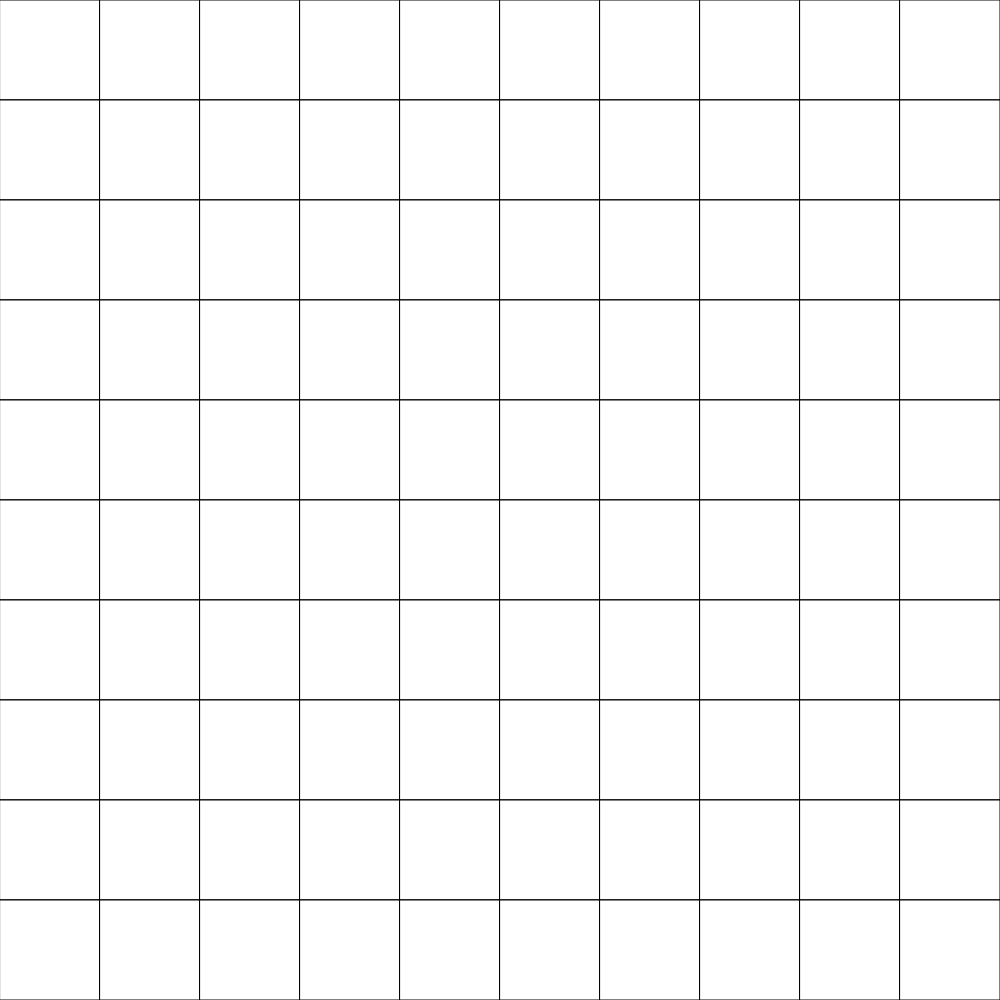
Frame 1 (no input)
Frame 60 (no input): identical to frame 1, image omitted
Frame 120 (the mouse pressed at the canvas centre since frame 60): identical to frame 1, image omitted

The p5.js sketch that drew this single still picture (run headless with seeded random() and noise() and a simulated clock; from frame 60 on, the mouse is pressed at the canvas centre):

// p5.js sketch
// ── sketch.js
// Project Title
// Your Name
// Date
//
// Extra for Experts:
// - describe what you did to take this project "above and beyond"
let rows = 10;
let cols = 10;
let grid;
let cellSize;
let playerX;
let playerY;


function setup() {
  if(windowHeight > windowWidth){
    createCanvas(windowWidth,windowWidth);
  }
  else{
    createCanvas(windowHeight, windowHeight);
  }
  cellSize = width / rows;
  grid = createRandom2dArray(cols, rows);
  playerX = rows/2;
  playerY = cols/2;
}

function draw() {
  displayGrid();
}

function displayGrid() {
  for (let y = 0; y < rows; y++) {
    for (let x = 0; x < cols; x++) {
      fill(255);
      rect(x*cellSize, y*cellSize, cellSize, cellSize);
      if(grid[y][x] === 2){
        fill(255);
        rect(x*cellSize,y*cellSize, cellSize, cellSize);
        fill(255,255, 0);
        ellipse(x*cellSize + cellSize/2,y*cellSize + cellSize/2, cellSize/2);
      }
      else{
        fill(255);
        rect(x*cellSize,y*cellSize, cellSize, cellSize);
      }
    }
  }
}

function createRandom2dArray(cols, rows) {
  let randomGrid = [];
  for (let y = 0; y < rows; y++) {
    randomGrid.push([]);
    for (let x = 0; x < cols; x++) {
      if (random(100) < 50) {
        randomGrid[y].push(0);
      }
      else {
        randomGrid[y].push(1);
      }
    }
  }
  return randomGrid;
}


function keyTyped(){
  if(playerX > 0){
    if(key === "a"){
      playerX --;
      grid[playerY][playerX]=2;
      grid[playerY][playerX+1]=0;
    }

  }
  if(cols-1 > playerX){
    if(key === "d"){
      playerX ++;
      grid[playerY][playerX]=2;
      grid[playerY][playerX-1]=0;
    }
  }
  if(playerY > 0){
    if(key === "w"){
      playerY --;
      grid[playerY][playerX]=2;
      grid[playerY+1][playerX]=0;
    }

  }
  if(rows-1 > playerY){
    if(key === "s"){
      playerY ++;
      grid[playerY][playerX]=2;
      grid[playerY-1][playerX]=0;
    }
  }
}
